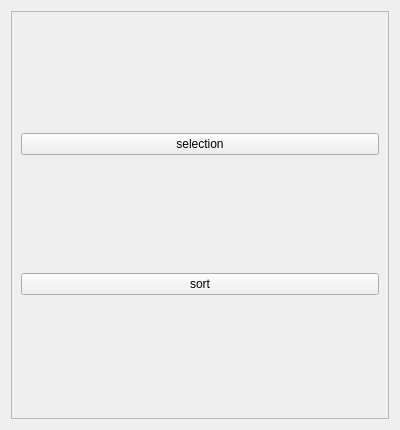
<?xml version="1.0" encoding="UTF-8"?>
<ui version="4.0">
 <class>Form</class>
 <widget class="QWidget" name="Form">
  <property name="geometry">
   <rect>
    <x>0</x>
    <y>0</y>
    <width>400</width>
    <height>430</height>
   </rect>
  </property>
  <property name="windowTitle">
   <string>Form</string>
  </property>
  <layout class="QVBoxLayout" name="verticalLayout_3">
   <item>
    <widget class="QFrame" name="frame_3">
     <property name="frameShape">
      <enum>QFrame::StyledPanel</enum>
     </property>
     <property name="frameShadow">
      <enum>QFrame::Raised</enum>
     </property>
     <layout class="QGridLayout" name="gridLayout_2">
      <item row="0" column="0">
       <widget class="QPushButton" name="pushButtonSelection">
        <property name="text">
         <string>selection</string>
        </property>
       </widget>
      </item>
      <item row="1" column="0">
       <widget class="QPushButton" name="pushButtonSort">
        <property name="text">
         <string>sort</string>
        </property>
       </widget>
      </item>
     </layout>
    </widget>
   </item>
  </layout>
 </widget>
 <resources/>
 <connections/>
</ui>
